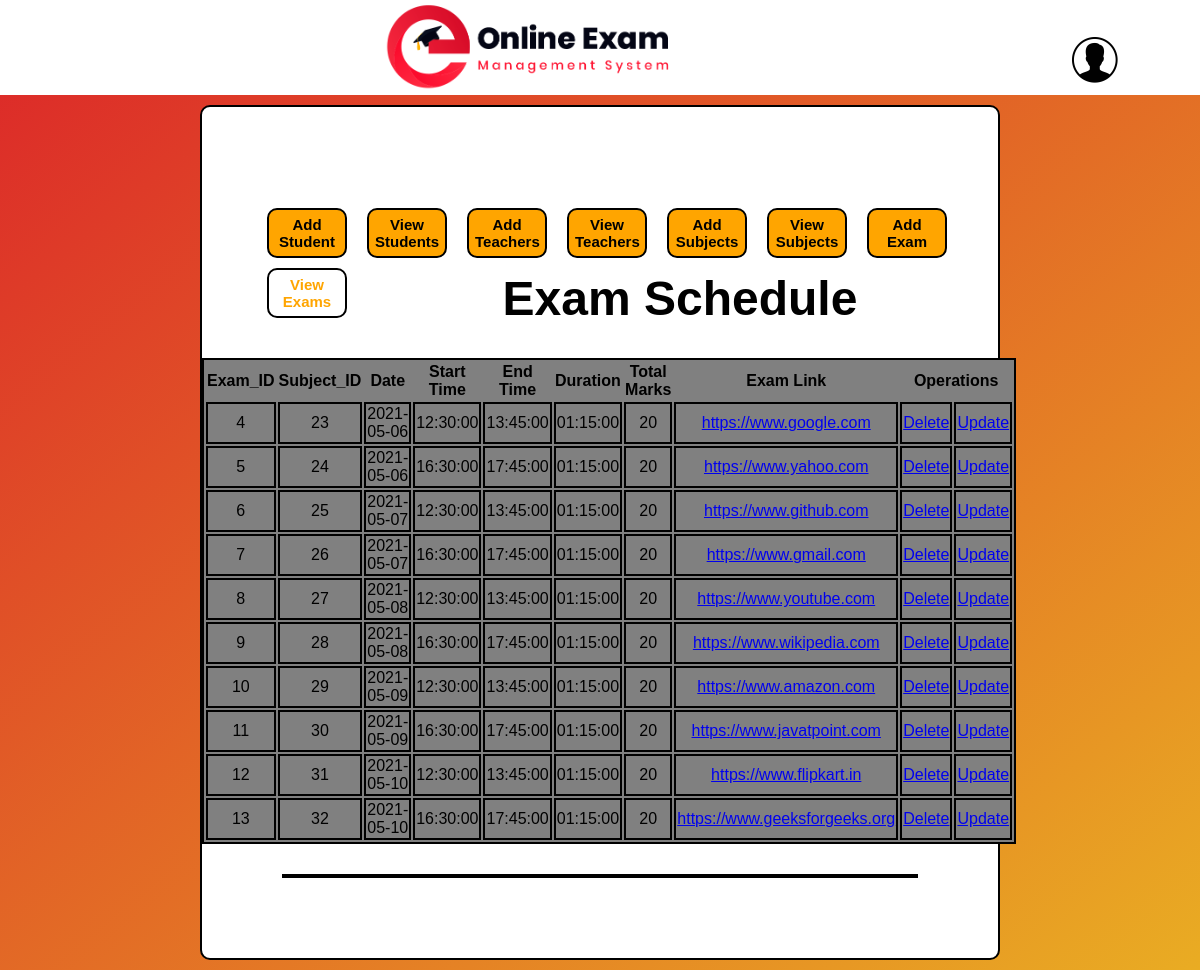
Page /admin_exam_view.php (signed in) on the committed database.
### tables this page shows
CREATE TABLE `exam` (
  `Exam_ID` int(11) NOT NULL,
  `Subject_ID` int(11) DEFAULT NULL,
  `Date` date DEFAULT NULL,
  `Start_Time` time DEFAULT NULL,
  `End_Time` time DEFAULT NULL,
  `Duration` time DEFAULT NULL,
  `Total_Marks` int(11) DEFAULT NULL,
  `Exam_Link` varchar(500) DEFAULT NULL
);

### admin_exam_view.php (the view, shortened to what this page needs)
<?php
   $dbhost = 'localhost';
   $dbuser = 'root';
   $dbpass = '';
   $conn = mysqli_connect($dbhost, $dbuser, $dbpass);
   $sql = 'SELECT * FROM exam';
   mysqli_select_db($conn , 'online_exam');
   $retval = mysqli_query($conn , $sql);
?>
<!DOCTYPE html>
<html lang="en">
<head>
</head>
<body>
<div class="topBar">
  <img width="290px" height="auto" src=logo.png>
  <span class="dropdown"><img src="user.png" width="50px" height="50px" style="float: right;margin-top: 25px; margin-right: 70px;padding:10px;" class="dropbtn">
  </span>
</div>
<div class="main">
  <div class="innerBox">
   <div style="text-align: center; width: 100%">
   <ul>
   <li><a href="admin_student_update.php"><button><b>Add Student</b></button></a><li>
   <li><a href="admin_student_view.php"><button><b>View Students</b></button></a><li>
   <li><a href="admin_teacher_update.php"><button><b>Add Teachers</b></button></a><li>
   <li><a href="admin_teacher_view.php"><button><b>View Teachers</b></button></a><li>
   <li><a href="admin_subject_update.php"><button><b>Add Subjects</b></button></a><li>
   <li><a href="admin_subject_view.php"><button><b>View Subjects</b></button></a><li>
   <li><a href="admin_exam_update.php"><button><b>Add Exam</b></button></a><li>
   <li><a href="admin_exam_view.php"><button style="background-color:white;color:orange;"><b>View Exams</b></button></a><li>
   </ul>
   <br><br>
     <h1 style="font-size: 3em; font-weight: ]">Exam Schedule</h1>
   </div>
<table>
       <tr>
        <th>Exam_ID</th>
        <th>Subject_ID</th>
        <th>Date</th>
        <th>Start Time</th>
        <th>End Time</th>
        <th>Duration</th>
        <th>Total Marks</th>
        <th>Exam Link</th>
        <th colspan="2" align="center">Operations</th>
       </tr>
<?php
while($row = mysqli_fetch_assoc($retval)) {
echo "<tr><td>" . $row['Exam_ID']. "</td> <td>" . $row['Subject_ID']. " </td> <td>" . $row['Date']. " </td> <td>" . $row['Start_Time']. " </td> <td>" . $row['End_Time']. " </td> <td>" . $row['Duration']. " </td> <td>" . $row['Total_Marks']. " </td> <td><a href=".$row['Exam_Link'].">" . $row['Exam_Link']."</a></td><td><a href='delete_exam_view.php?id=".$row['Exam_ID']."'>Delete</td> <td><a href='update_exam_view.php?id=".$row['Exam_ID']."&sid=".$row['Subject_ID']."&date=".$row['Date']."&stime=".$row['Start_Time']."&etime=".$row['End_Time']."&dur=".$row['Duration']."&tmarks=".$row['Total_Marks']."&elink=".$row['Exam_Link']."'>Update</td></tr>";
}
?>
<table>
  </div>
</div>
</body>
</html>

### admin_exam_view.php (style rules this page uses)
.dropdown { //position: relative; float:right: display: inline-block; }
.topBar { text-align: center; width:100%; background-color: white; padding: 0; }
body { font-family: Arial, Helvetica, sans-serif; background: linear-gradient(to top left, #e9ac23 0%, #dc2629 100%); background-size: 100% 100%; background-repeat: no-repeat; padding: 0; margin: 0; }
.innerBox { background-color: white; text-align: center; padding-top: 80px; margin: 10px 200px; padding-bottom: 80px; min-height:600px; border:black 2px solid; border-radius: 10px; }
table { font-family: arial, sans-serif; border:2px solid black; width: 80%; Background-color:gray ; margin-left:auto; margin-right:auto; margin-top: 30px; }
button { width:80px; height:50px; background-color:orange; font-size:15px; border:black 2px solid; border-radius: 10px; }
li { list-style:none; float:left; margin:5px; }
ul { margin-left:20px; }
table td { border:black 2px solid; }

### rows in the picture
exam: Exam_ID "4", Subject_ID "23", Date "2021-05-06", Start_Time "12:30:00", End_Time "13:45:00", Duration "01:15:00", Total_Marks "20", Exam_Link "https://www.google.com"
exam: Exam_ID "5", Subject_ID "24", Date "2021-05-06", Start_Time "16:30:00", End_Time "17:45:00", Duration "01:15:00", Total_Marks "20", Exam_Link "https://www.yahoo.com"
exam: Exam_ID "6", Subject_ID "25", Date "2021-05-07", Start_Time "12:30:00", End_Time "13:45:00", Duration "01:15:00", Total_Marks "20", Exam_Link "https://www.github.com"
exam: Exam_ID "7", Subject_ID "26", Date "2021-05-07", Start_Time "16:30:00", End_Time "17:45:00", Duration "01:15:00", Total_Marks "20", Exam_Link "https://www.gmail.com"
exam: Exam_ID "8", Subject_ID "27", Date "2021-05-08", Start_Time "12:30:00", End_Time "13:45:00", Duration "01:15:00", Total_Marks "20", Exam_Link "https://www.youtube.com"
exam: Exam_ID "9", Subject_ID "28", Date "2021-05-08", Start_Time "16:30:00", End_Time "17:45:00", Duration "01:15:00", Total_Marks "20", Exam_Link "https://www.wikipedia.com"
exam: Exam_ID "10", Subject_ID "29", Date "2021-05-09", Start_Time "12:30:00", End_Time "13:45:00", Duration "01:15:00", Total_Marks "20", Exam_Link "https://www.amazon.com"
exam: Exam_ID "11", Subject_ID "30", Date "2021-05-09", Start_Time "16:30:00", End_Time "17:45:00", Duration "01:15:00", Total_Marks "20", Exam_Link "https://www.javatpoint.com"
exam: Exam_ID "12", Subject_ID "31", Date "2021-05-10", Start_Time "12:30:00", End_Time "13:45:00", Duration "01:15:00", Total_Marks "20", Exam_Link "https://www.flipkart.in"
exam: Exam_ID "13", Subject_ID "32", Date "2021-05-10", Start_Time "16:30:00", End_Time "17:45:00", Duration "01:15:00", Total_Marks "20", Exam_Link "https://www.geeksforgeeks.org"
